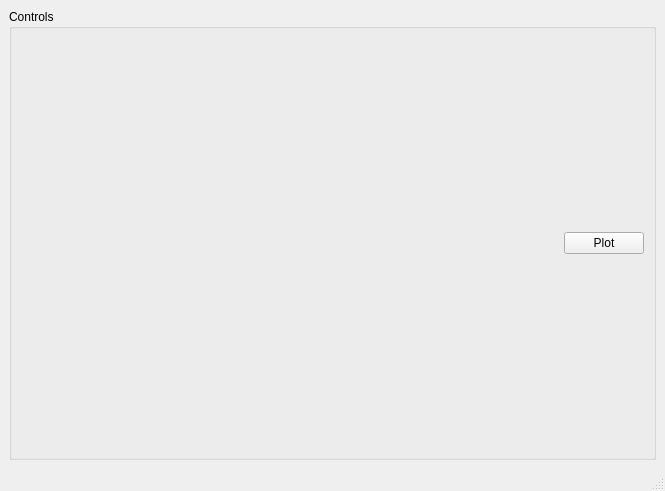
<?xml version="1.0" encoding="UTF-8"?>
<ui version="4.0">
 <class>MainWindow</class>
 <widget class="QMainWindow" name="MainWindow">
  <property name="geometry">
   <rect>
    <x>0</x>
    <y>0</y>
    <width>665</width>
    <height>491</height>
   </rect>
  </property>
  <property name="windowTitle">
   <string>MainWindow</string>
  </property>
  <widget class="QWidget" name="centralwidget">
   <layout class="QVBoxLayout" name="verticalLayout">
    <item>
     <widget class="QGroupBox" name="groupBox">
      <property name="title">
       <string>Controls</string>
      </property>
      <layout class="QHBoxLayout" name="horizontalLayout">
       <item>
        <spacer name="horizontalSpacer">
         <property name="orientation">
          <enum>Qt::Horizontal</enum>
         </property>
         <property name="sizeHint" stdset="0">
          <size>
           <width>40</width>
           <height>20</height>
          </size>
         </property>
        </spacer>
       </item>
       <item>
        <widget class="QPushButton" name="pushButton">
         <property name="minimumSize">
          <size>
           <width>80</width>
           <height>20</height>
          </size>
         </property>
         <property name="text">
          <string>Plot</string>
         </property>
        </widget>
       </item>
      </layout>
     </widget>
    </item>
    <item>
     <layout class="QVBoxLayout" name="verticalLayout_2"/>
    </item>
   </layout>
  </widget>
  <widget class="QMenuBar" name="menubar">
   <property name="geometry">
    <rect>
     <x>0</x>
     <y>0</y>
     <width>665</width>
     <height>17</height>
    </rect>
   </property>
  </widget>
  <widget class="QStatusBar" name="statusbar"/>
 </widget>
 <resources/>
 <connections/>
</ui>
